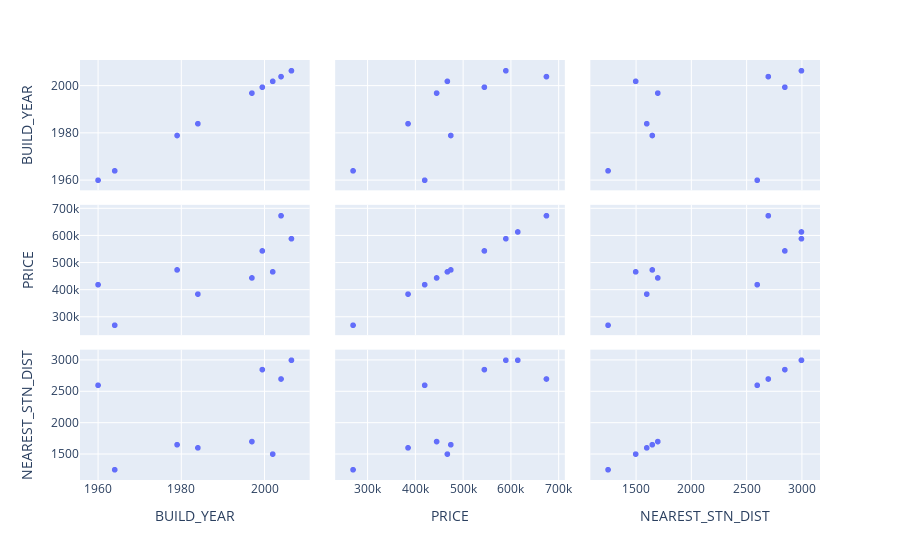

The notebook cell saved with this chart:
### Markdown cell above
In the following example, we plot the scatter matrix for the "BUILD_YEAR", "PRICE", and "NEAREST_STN_DIST" columns, using the `dimensions` argument.   
   
We use the `hover_data` argument to add the 'PRICE', 'BEDROOMS', and 'BATHROOMS' data to show on hover.

### Code cell
fig = px.scatter_matrix(bentley_house_prices_groupby, dimensions=["BUILD_YEAR", "PRICE", "NEAREST_STN_DIST"], hover_data=['PRICE', 'BEDROOMS', 'BATHROOMS'])
fig.show()

### Figure 1 — Plotly figure (JSON) as saved in the notebook; plotly's stock layout.template omitted (floating-point values rounded to 4 significant figures)
{"data": [{"customdata": [[270000, 2, 1], [385125, 3, 1], [467500, 3, 2], [420000, 4, 1], [445000, 4, 2], [590000, 4, 3], [474750, 5, 2], [545000, 5, 3], [615000, 5, 4], [675000, 6, 5]], "dimensions": [{"axis": {"matches": true}, "label": "BUILD_YEAR", "values": [1964, 1984, 2002, 1960, 1997, 2006.0, 1979, 2000.0, null, 2004]}, {"axis": {"matches": true}, "label": "PRICE", "values": [270000, 385125, 467500, 420000, 445000, 590000, 474750, 545000, 615000, 675000]}, {"axis": {"matches": true}, "label": "NEAREST_STN_DIST", "values": [1250, 1600, 1500, 2600, 1700, 3000, 1650, 2850, 3000, 2700]}], "hovertemplate": "%{xaxis.title.text}=%{x}<br>%{yaxis.title.text}=%{y}<br>PRICE=%{customdata[0]}<br>BEDROOMS=%{customdata[1]}<br>BATHROOMS=%{customdata[2]}<extra></extra>", "legendgroup": "", "marker": {"color": "#636efa", "symbol": "circle"}, "name": "", "showlegend": false, "type": "splom"}], "layout": {"autosize": true, "dragmode": "select", "legend": {"tracegroupgap": 0}, "margin": {"t": 60}, "xaxis": {"autorange": true, "range": [1954.0, 2013.0], "type": "linear"}, "xaxis2": {"autorange": true, "range": [216200.0, 728800.0], "type": "linear"}, "xaxis3": {"autorange": true, "range": [1018.0, 3232.0], "type": "linear"}, "yaxis": {"autorange": true, "range": [1954.0, 2013.0], "type": "linear"}, "yaxis2": {"autorange": true, "range": [216200.0, 728800.0], "type": "linear"}, "yaxis3": {"autorange": true, "range": [1018.0, 3232.0], "type": "linear"}}}
